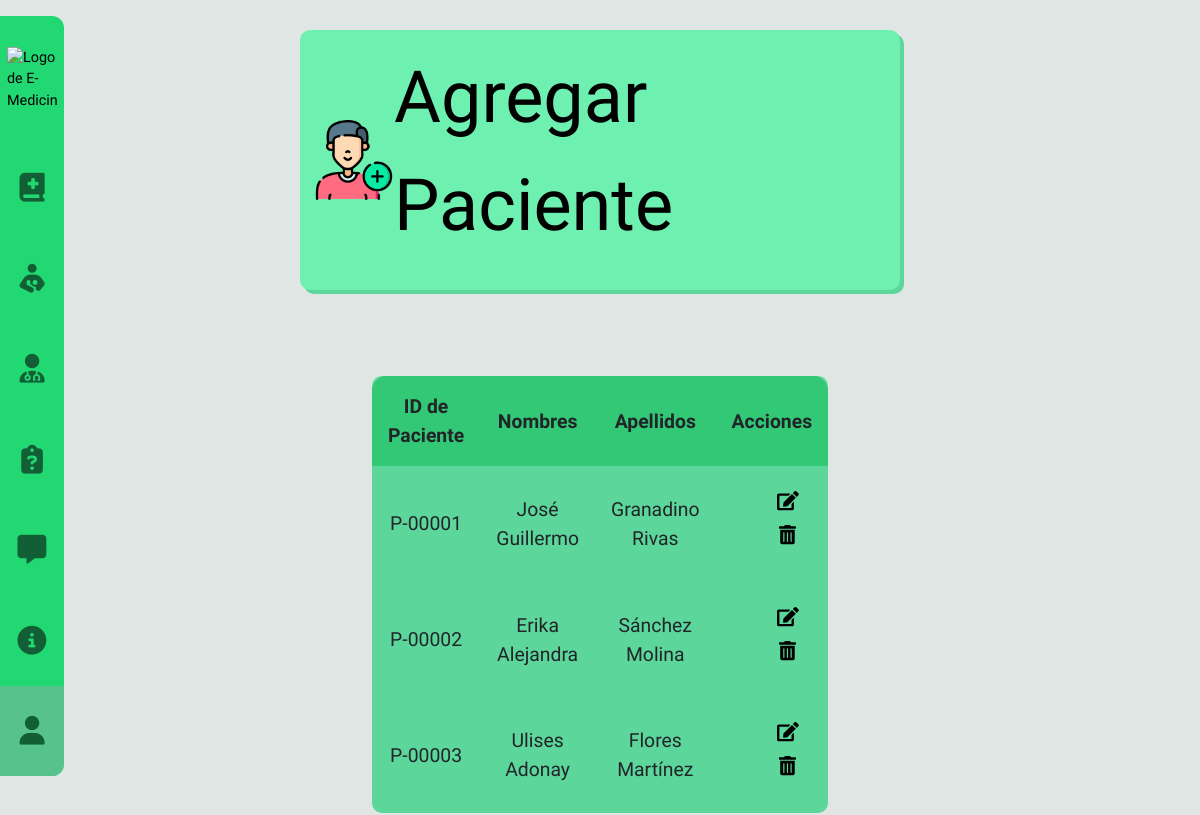
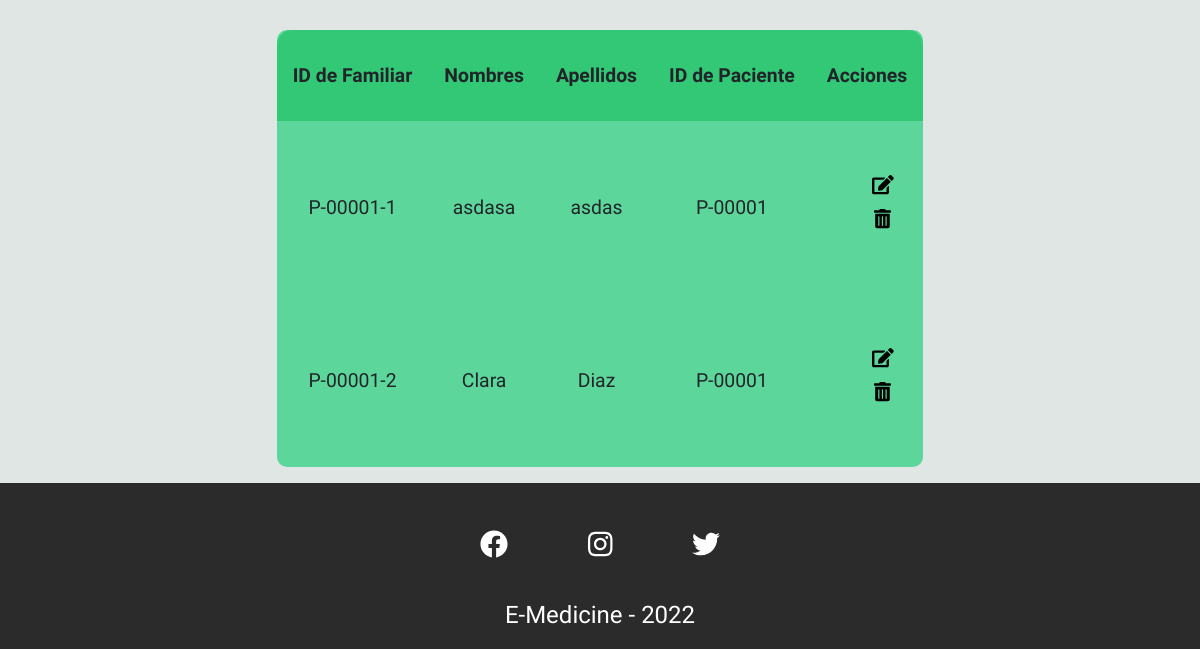
/view/viewAdminPacientes.php, run on an earlier commit of the app's database (2 pictures, top to bottom).
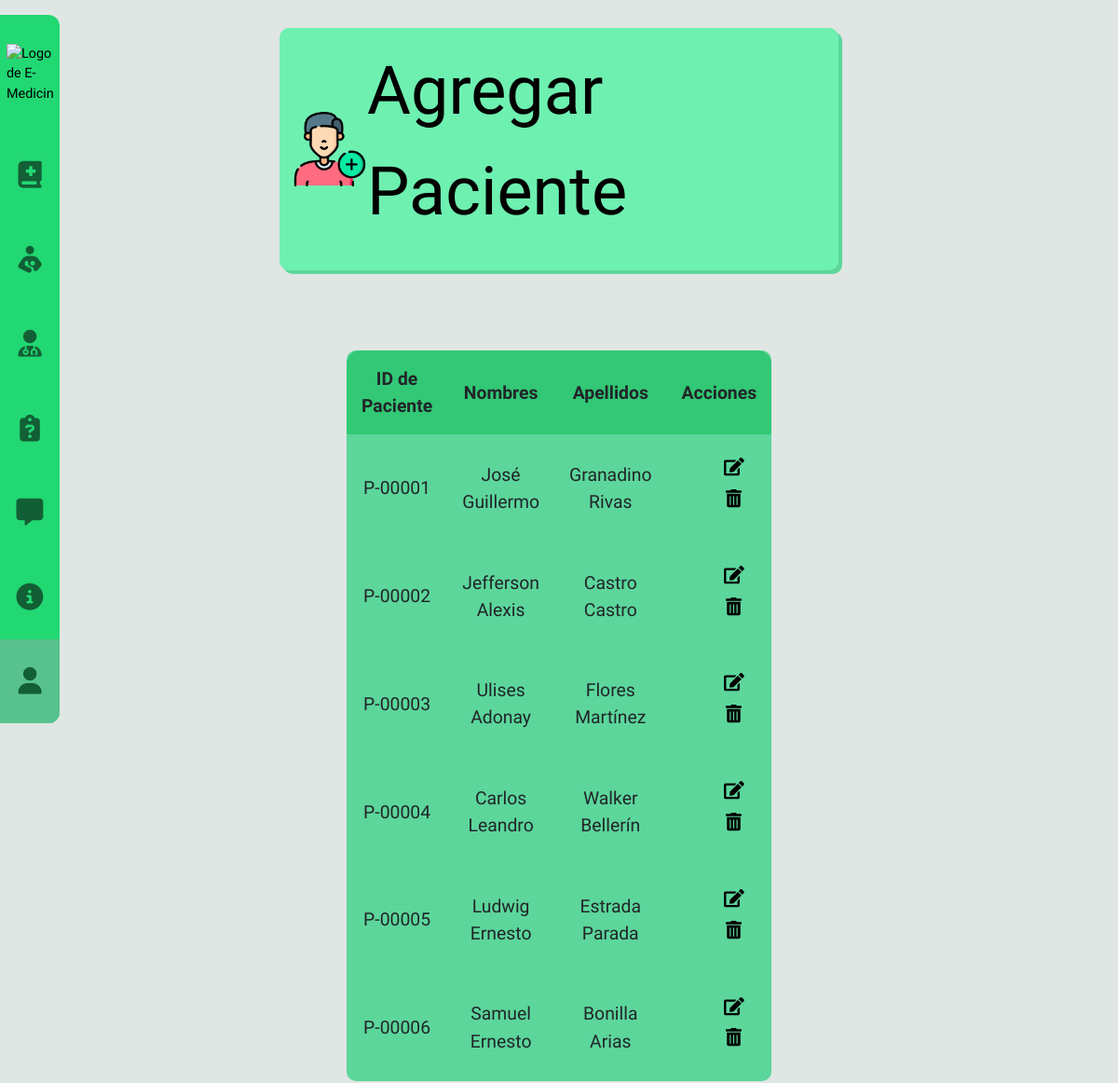
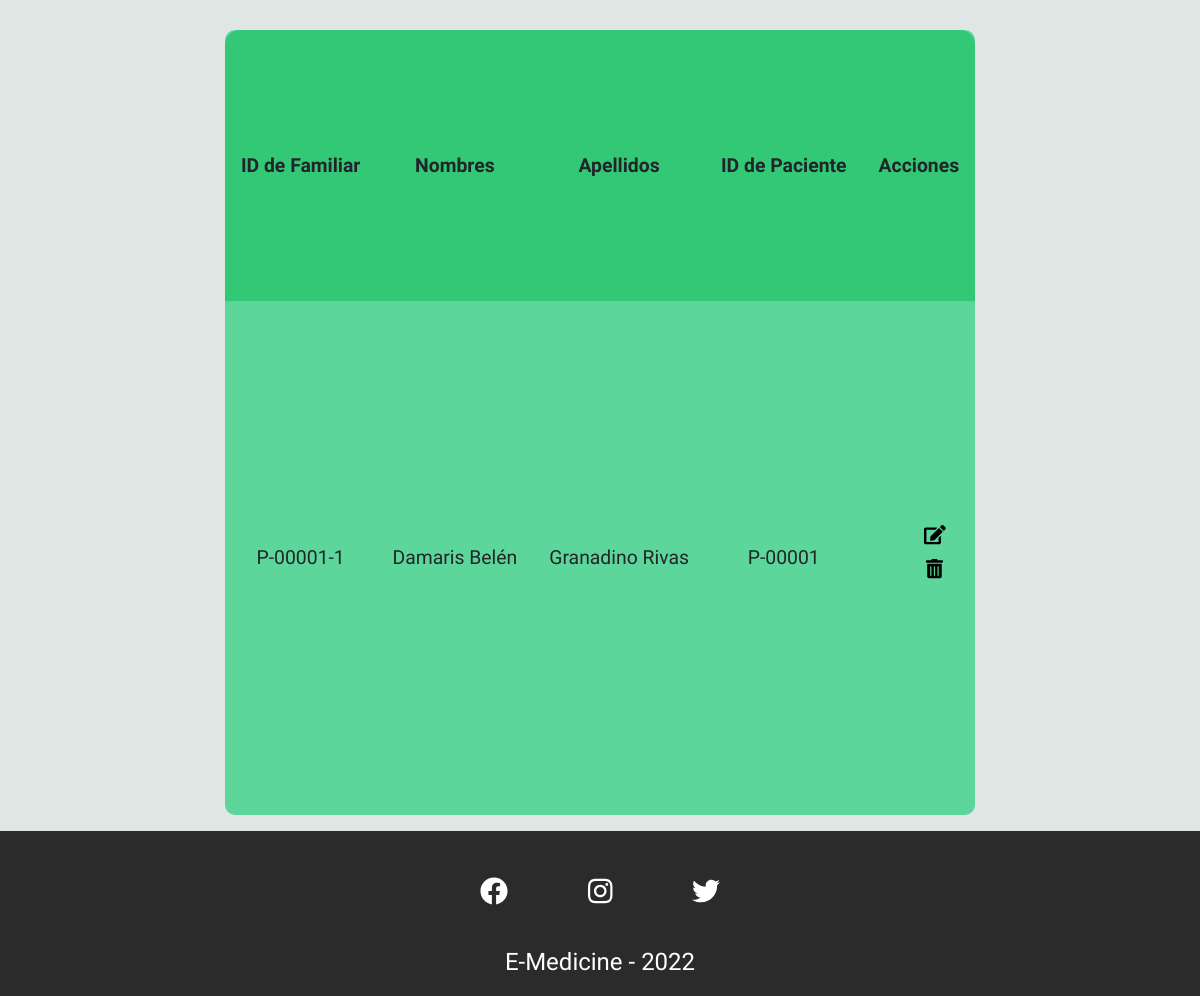
And on a later commit of the database (2 pictures, top to bottom).
### tables this page shows
CREATE TABLE IF NOT EXISTS `pacientes` (
  `idPaciente` varchar(255) NOT NULL,
  `nombre` varchar(255) NOT NULL,
  `apellido` varchar(255) NOT NULL,
  `peso` varchar(255) NOT NULL,
  `altura` varchar(255) NOT NULL,
  `fechaNacimiento` date NOT NULL,
  `fechaIngreso` date NOT NULL,
  `genero` varchar(255) NOT NULL,
  `municipio` varchar(255) NOT NULL,
  `correo` varchar(255) NOT NULL,
  `pass` varchar(255) NOT NULL,
  `telefono` varchar(255) NOT NULL,
  `DUI` varchar(255) NOT NULL,
  PRIMARY KEY (`idPaciente`)
);

CREATE TABLE IF NOT EXISTS `familiar` (
  `idPerfil` varchar(255) NOT NULL,
  `idPaciente` varchar(255) NOT NULL,
  `nombres` varchar(255) NOT NULL,
  `apellidos` varchar(255) NOT NULL,
  `peso` varchar(255) NOT NULL,
  `altura` varchar(255) NOT NULL,
  `fechaNac` date NOT NULL,
  `genero` varchar(255) NOT NULL,
  `municipio` varchar(255) NOT NULL,
  `enfermedades` varchar(255) NOT NULL,
  PRIMARY KEY (`idPerfil`),
  KEY `idPaciente` (`idPaciente`)
);

### model/DaoPaciente.php (called while the page is built, shortened)
<?php
class DaoPaciente{
    public function listadoPacientes() {
        $cn = new Conexion;
        $dbh = $cn->getConexion();
        $sql = "SELECT idPaciente, nombre, apellido FROM pacientes ORDER BY idPaciente ";
        try {
            $stmt = $dbh->prepare($sql);
            $stmt->execute();
            $paciente = $stmt->fetchAll();
            return $paciente;
        } catch (Exception $e) {
            $e->getMessage();
        }
    }
}
?>

### model/DaoFamiliar.php (called while the page is built, shortened)
<?php
    class DaoFamiliar {
        public function listadoFamiliarCompleto() {
            $cn = new Conexion;
            $dbh = $cn->getConexion();
            $sql = "SELECT idPerfil, nombres, apellidos, idPaciente FROM familiar ORDER BY idPerfil";
            try {
                $stmt = $dbh->prepare($sql);
                $stmt->execute();
                $paciente = $stmt->fetchAll();
                return $paciente;
            } catch (Exception $e) {
                $e->getMessage();
            }
        }
    }
?>

### view/viewAdminPacientes.php (the view, shortened to what this page needs)
<?php session_start();
    require_once("plugins/funciones.php");
    require_once '../controller/ctrlUsuario.php';
?>
<!DOCTYPE html>
<html lang="en">
<head>
    <link rel="stylesheet" href="css/viewAdmin-style.css">
    <link rel="stylesheet" href="https://ajax.googleapis.com/ajax/libs/jqueryui/1.12.1/themes/smoothness/jquery-ui.css">
    <link rel="stylesheet" href="https://ajax.aspnetcdn.com/ajax/jquery.ui/1.10.4/themes/start/jquery-ui.css">
</head>
<body>
    <main class="all-container">
        <article>
            <a href="../view/viewRegister.php?ubicacion=admin" class="agregarUser">
                <img class = "add-image" src="../assets/imgs/add.png" alt="">
                <p style="font-size:6vw;" class="add-text">Agregar Paciente</p>
            </a>
            <section>
                <table class="tablaUsuarios">
                <tr>
                    <th>ID de Paciente</th>
                    <th>Nombres</th>
                    <th>Apellidos</th>
                    <th>Acciones</th>
                </tr>
                <?php
                if (!isset($pacientes)) {
                    require_once("../model/DaoPaciente.php");
                } else {
                    require_once("../model/DaoPaciente.php");
                }
                    $dao = new DaoPaciente();
                    $pacientes = $dao->listadoPacientes();
                    $tipo = "paciente";
                    foreach ($pacientes as $pacient) {
                        echo "<tr>
                                <td>".$pacient['idPaciente']."</td>
                                <td>".$pacient['nombre']."</td>
                                <td>".$pacient['apellido']."</td>
                                <td>
                                    <ul>
                                        <li><a href='../view/viewPacienteEdit.php?ubicacion=admin&idUsuario=".$pacient['idPaciente']."'><button><i class='fas fa-edit'></i></button></a></li>
                                        <li><button onclick='eliminarUser(\"".$tipo."\",\"".$pacient['idPaciente']."\", \"\");'><i class='fas fa-trash-alt'></i></button></li>
                                    </ul>
                                </td>
                                </tr>";
                    }
                 ?>
                </table>
<?php
                if (!isset($familiar)) {
                    require_once("../model/DaoFamiliar.php");
                } else {
                    require_once("../model/DaoFamiliar.php");
                }
                    $dao = new DaoFamiliar();
                    $familiar = $dao->listadoFamiliarCompleto();
                    if (count($familiar) < 1 ) {
                    } else {
                        echo "<table>
                        <tr>
                            <th>ID de Familiar</th>
                            <th>Nombres</th>
                            <th>Apellidos</th>
                            <th>ID de Paciente</th>
                            <th>Acciones</th>
                        </tr>";
                        foreach ($familiar as $familia) {
                            echo "<tr>
                                    <td>".$familia['idPerfil']."</td>
                                    <td>".$familia['nombres']."</td>
                                    <td>".$familia['apellidos']."</td>
                                    <td>".$familia['idPaciente']."</td>
                                    <td>
                                        <ul>
                                            <li><button><i class='fas fa-edit'></i></button></li>
                                            <li><button onclick='eliminarUser(\"familiar\", \"".$familia['idPaciente']."\", \"".$familia['idPerfil']."\");'><i class='fas fa-trash-alt'></i></button></li>
                                        </ul>
                                    </td>
                                    </tr>";
                    }
                    }
                ?>
            </table>
            </section>
        </article>
    </main>
</body>
</html>

What changed in the data, as far as the page shows it:
removed familiar: idPerfil "P-00001-2", nombres "Clara", apellidos "Diaz", idPaciente "P-00001"
changed pacientes "P-00002": nombre "Erika Alejandra" → "Jefferson Alexis"; apellido "Sánchez Molina" → "Castro Castro"
added pacientes: idPaciente "P-00004", nombre "Carlos Leandro", apellido "Walker Bellerín"
added pacientes: idPaciente "P-00005", nombre "Ludwig Ernesto", apellido "Estrada Parada"
added pacientes: idPaciente "P-00006", nombre "Samuel Ernesto", apellido "Bonilla Arias"
changed familiar "P-00001-1": nombres "asdasa" → "Damaris Belén"; apellidos "asdas" → "Granadino Rivas"
